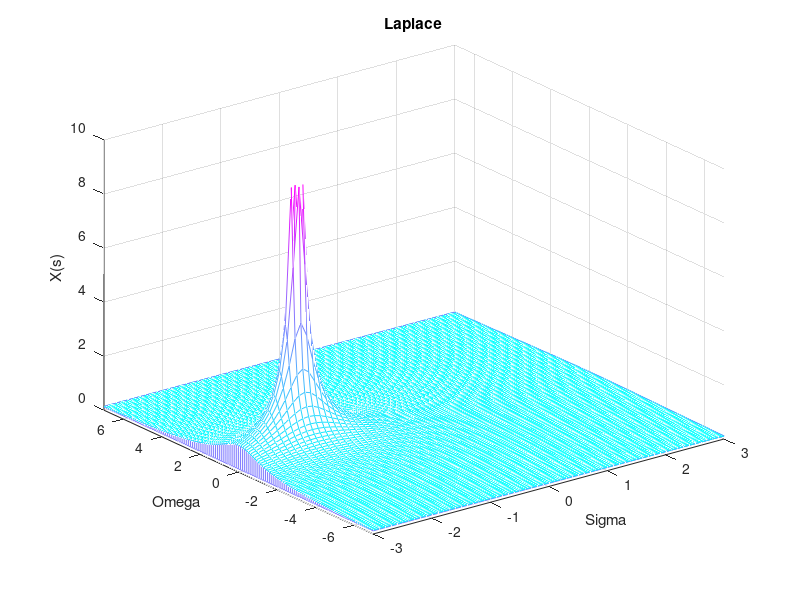

This chart was generated by the following MATLAB code:
clc;
clear;
[x,y]=meshgrid(-3:0.1:3,-7:0.1:7);
s=complex(x,y);
Xs=1./(s+2);
meshz(x,y,abs(Xs));
shading interp
colormap cool
axis ([-3 3 -7 7 0 10])
title('Laplace');
xlabel('Sigma');
ylabel('Omega');
zlabel('X(s)');